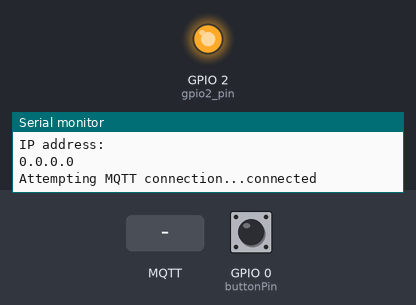
A sketch run on a simulated ESP8266 (NodeMCU). Shown: output pins drawn as LEDs (lit = HIGH), the last lines printed to the serial monitor. Inputs (shaded band) come from the test bench; at power-on: GPIO 0 (buttonPin) HIGH. WiFi joins after 1.5 s; servers stay silent unless stated; EEPROM starts erased; no MQTT or app messages arrive unless stated.

Above: at 1.7 s.
1.8 s: MQTT message "on" arrives on the first subscribed topic
At 3.2 s:
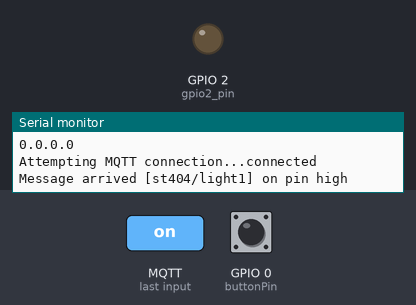
4.8 s: GPIO 0 (buttonPin) pulled LOW for 0.15 s
At 6.1 s:
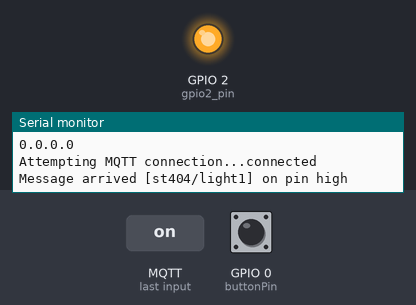
6.4 s: GPIO 0 (buttonPin) pulled LOW for 1 s
At 8.6 s:
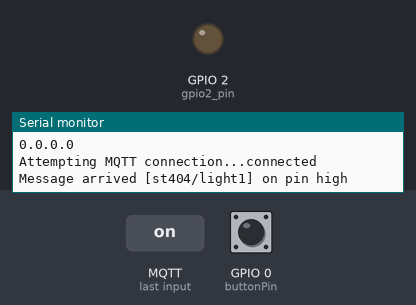
Timing chart, 0 to 10.1 s (numbered marks = the images above; inputs shaded):
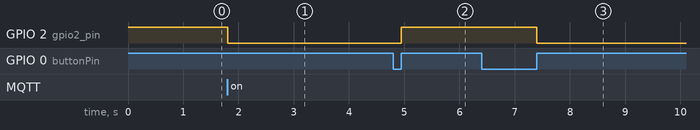

Measured:
- after the input at 1.8 s, GPIO 2 (gpio2_pin): HIGH → LOW at once
- after the input at 4.8 s, GPIO 2 (gpio2_pin): LOW → HIGH after 0.15 s
- after the input at 6.4 s, GPIO 2 (gpio2_pin): HIGH → LOW after 1.0 s

The sketch:

nodeMQTT_EEPROMonBoardLEDbutton.ino
```cpp
 /*
 * client.connect - ESP8266NielitLab1
led control by          client.subscribe  - ESP8266/LED1
if we want to publish       client.publish  - ESP8266/LED1_status"
 */
#include <ESP8266WiFi.h>
#include <PubSubClient.h>
#include<EEPROM.h>

void setup_wifi();
void callback(char* topic, byte* payload, unsigned int length);
void reconnect();void updateLED() ;

const char* ssid = "Electronics";
const char* password = "12345678";

const char* mqtt_server = "iot.eclipse.org";
int gpio2_pin = 2;
int buttonPin = 0;     // onboard  flash button
int buttonState = 0;
WiFiClient espClient;
PubSubClient client(espClient);

void setup() {
    pinMode(gpio2_pin, OUTPUT);
    pinMode(buttonPin, INPUT);

    Serial.begin(9600);
    EEPROM.begin(512);
    //// read the EEPROM
    buttonState = EEPROM.read(0);
    digitalWrite(gpio2_pin, buttonState);

    setup_wifi();
    client.setServer(mqtt_server, 1883);
    client.setCallback(callback);
    reconnect();
}

void setup_wifi(){

  delay(10);
  // We start by connecting to a WiFi network
  Serial.println();
  Serial.print("Connecting to ");
  Serial.println(ssid);
  WiFi.begin(ssid, password);

 // while (WiFi.status() != WL_CONNECTED) {
  if (WiFi.status() != WL_CONNECTED) {
    delay(500);
    Serial.print(".");
  }

  Serial.println("");
  Serial.println("WiFi connected");
  Serial.println("IP address: ");
  Serial.println(WiFi.localIP());
}

void callback(char* topic, byte* payload, unsigned int length) {
  Serial.print("Message arrived [");
  Serial.print(topic);
  Serial.print("] ");
  for (int i = 0; i < length; i++) {
    Serial.print((char)payload[i]);
  }

  if((char)payload[0] == 'o' && (char)payload[1] == 'n') { //on
     if (buttonState == 0) buttonState = 1 ;  // digitalWrite(gpio2_pin, HIGH);
     updateLED();
     Serial.print(" pin high");
  }
  else if((char)payload[0] == 'o' && (char)payload[1] == 'f' && (char)payload[2] == 'f') //off
  {  if (buttonState == 1) buttonState = 0 ;
     updateLED();
     Serial.print(" pin low");
  }
  Serial.println();
}
void updateLED(){
  if (buttonState == 1) {
    digitalWrite(gpio2_pin, HIGH);
    EEPROM.write(0, 1);
    EEPROM.commit();
  } else {
    digitalWrite(gpio2_pin, LOW);
    EEPROM.write(0, 0);
    EEPROM.commit();
  }
}
void reconnect() {
  // Loop until we're reconnected
  //while (!client.connected()) {
  if (!client.connected()) {
    Serial.print("Attempting MQTT connection...");
    // Attempt to connect
    if (client.connect("NIELITst404")) {
      Serial.println("connected");
      // Once connected, publish an announcement...
      //client.publish("st404/light1", "on");
      // ... and resubscribe
      client.subscribe("st404/light1");
    } else {
      Serial.print("failed, rc=");
      Serial.print(client.state());
      Serial.println(" try again in 5 seconds");
      // Wait 5 seconds before retrying
      //delay(5000);
    }
  }
}

void loop() {
//    Serial.print("default button status  : ");
//    Serial.println(digitalRead(buttonPin) );
    if ( digitalRead(buttonPin) ==LOW) {
      if (buttonState ==1) {
        buttonState =0;
        client.publish("st404/light1", "off");
      }
      else{
        buttonState =1;
        client.publish("st404/light1", "on");
      }
      while(digitalRead(buttonPin) ==LOW ) ;
      //delay(300);
      updateLED();
  }

  if (!client.connected()) {
    reconnect();
  }
  client.loop();
}
```
